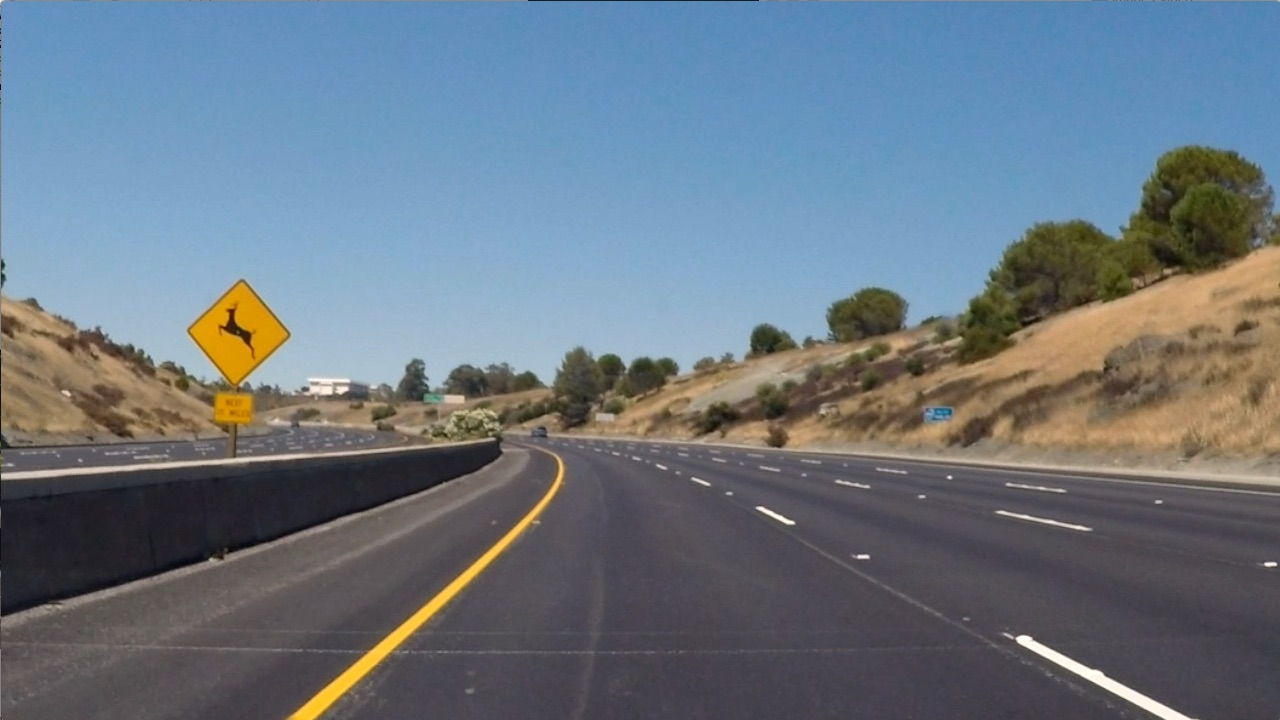
#> input picture CarND-Advanced-Lane-Lines/test_images/test2.jpg, 1280 x 720 px
$ python unwarp.py   (older library calls are emulated)
#> lines starting #> are read from the running program, lines starting #| are printed output that depends on the picture; after the words box and inside, x2 and y2 are one past the last pixel; in counts of white or black regions, pixels touching at a corner belong together
#> further down, img is the input picture: shape (720, 1280, 3); mean B, G, R 129.6, 118.8, 106.7
import numpy as np
import cv2
import matplotlib.pyplot as plt
import matplotlib.image as mpimg

# Define a function to return the magnitude of the gradient
# for a given sobel kernel size and threshold values
# [118 lines left out: function combine_thresh_debug, not called in this run]

# Define a function to return the magnitude of the gradient
# for a given sobel kernel size and threshold values
def combine_thresh(img, sobel_kernel=3, mag_thresh=(0, 255)):
    # Grayscale image
#> called with sobel_kernel = 21, mag_thresh = (150, 255)
    gray = cv2.cvtColor(img, cv2.COLOR_RGB2GRAY)
    # Take both Sobel x and y gradients
    sobelx = cv2.Sobel(gray, cv2.CV_64F, 1, 0, ksize=sobel_kernel)
    # print(sobelx)
    abs_sobel = np.absolute(sobelx)
    # print(abs_sobel)
    # print(np.max(abs_sobel))
    scaled_sobel = np.uint8(255 * abs_sobel / np.max(abs_sobel))
    # [4 lines of commented-out code are left out]

    sob_thres = np.copy(scaled_sobel)
    sob_thres[scaled_sobel < 50] = 0
    # plt.imshow(sob_thres, cmap='gray')
    # plt.show()
    # hist = cv2.calcHist([scaled_sobel], [0], None, [256], [0, 256])
    hist, bins = np.histogram(sob_thres.flatten(), 256, [50, 256])
#> hist = 256 values, max 879 at index 0, min 0 at index 5, mean 115; bins = 257 values from 50 to 256
    # [4 lines of commented-out code are left out]
    equ = cv2.equalizeHist(sob_thres)
    # plt.imshow(equ, cmap='gray')
    # plt.show()
    hist = cv2.calcHist([equ], [0], None, [256], [50, 256])
#> hist = 256 values, max 677 at index 11, min 0 at index 0, mean 93.42
    # plt.plot(hist)
    # plt.title('Histogram for gray scale picture')
    # plt.show()
    res = np.hstack((sob_thres, equ))
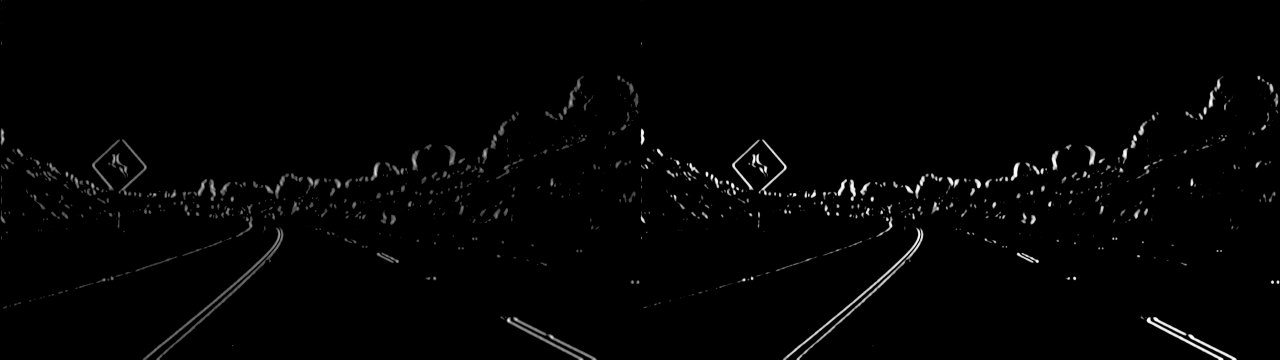
#> res: shape (720, 2560) (shown at 1/2 size); min 0, max 255, mean 3.4
    # plt.imshow(res, cmap='gray')
    # plt.show()
    equ_thres = np.copy(equ)
    equ_thres[equ < 128] = 0
#> equ_thres: shape (720, 1280); min 0, max 255, mean 3.1
    # plt.imshow(equ_thres, cmap='gray')
    # plt.show()
    sob_combine = np.copy(equ_thres)
    sob_combine[equ_thres < 128] = 128
    sob_combine = sob_combine - 128
    # plt.imshow(sob_combine, cmap='gray')
    # plt.show()

    hls = cv2.cvtColor(img, cv2.COLOR_RGB2HLS)
#> hls: shape (720, 1280, 3); mean of channels 0, 1, 2 80.2, 117.8, 63.7
    S = hls[:,:,2]
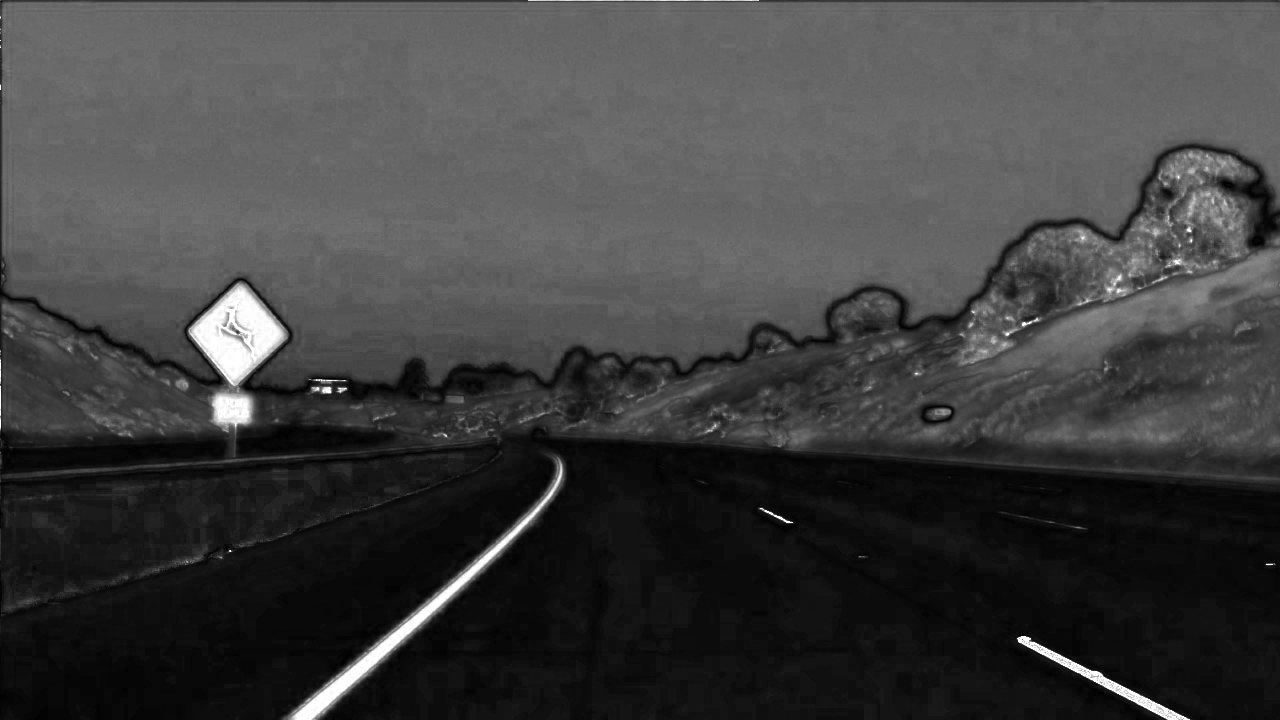
#> S: shape (720, 1280); min 0, max 255, mean 63.7
    # plt.imshow(S, cmap='gray')
    # plt.show()
    hist = cv2.calcHist([S], [0], None, [256], [0, 256])
#> hist = 256 values, max 47089 at index 103, min 0 at index 1, mean 3600
    # plt.plot(hist)
    # plt.title('Histogram for gray scale picture')
    # plt.show()
    s_thres = np.copy(S)
    s_thres[S < 120] = 0
    # plt.imshow(s_thres, cmap='gray')
    # plt.show()
    hist = cv2.calcHist([s_thres], [0], None, [256], [150, 256])
#> hist = 256 values, max 4026 at index 253, min 0 at index 1, mean 52.61
    # plt.plot(hist)
    # plt.title('Histogram for gray scale picture')
    # plt.show()
    s_combine = np.copy(s_thres)
    s_combine[s_thres < 128] = 128
    s_combine = s_combine - 128
    # plt.imshow(s_combine, cmap='gray')
    # plt.show()
    combined = sob_combine + s_combine
    # plt.imshow(combined, cmap='gray')
    # plt.show()

    com_binary = np.zeros_like(combined)
    com_binary[combined > 100] = 1
    # plt.imshow(com_binary, cmap='gray')
    # plt.show()

    # Return the binary image
    return com_binary

# Use color transforms, gradients, etc., to create a thresholded binary image.
# Define a function to return the magnitude of the gradient
# for a given sobel kernel size and threshold values
# [30 lines left out: function combine_thresh_color_sobel, not called in this run]


# Use color transforms, gradients, etc., to create a thresholded binary image.
# Read in an image
# Choose a Sobel kernel size
ksize = 21 # Choose a larger odd number to smooth gradient measurements

img = cv2.imread('test_images/test2.jpg')
# img = cv2.undistort(img, mtx, dist, None, mtx)
combine_binary = combine_thresh(img, sobel_kernel=ksize, mag_thresh=(150, 255))
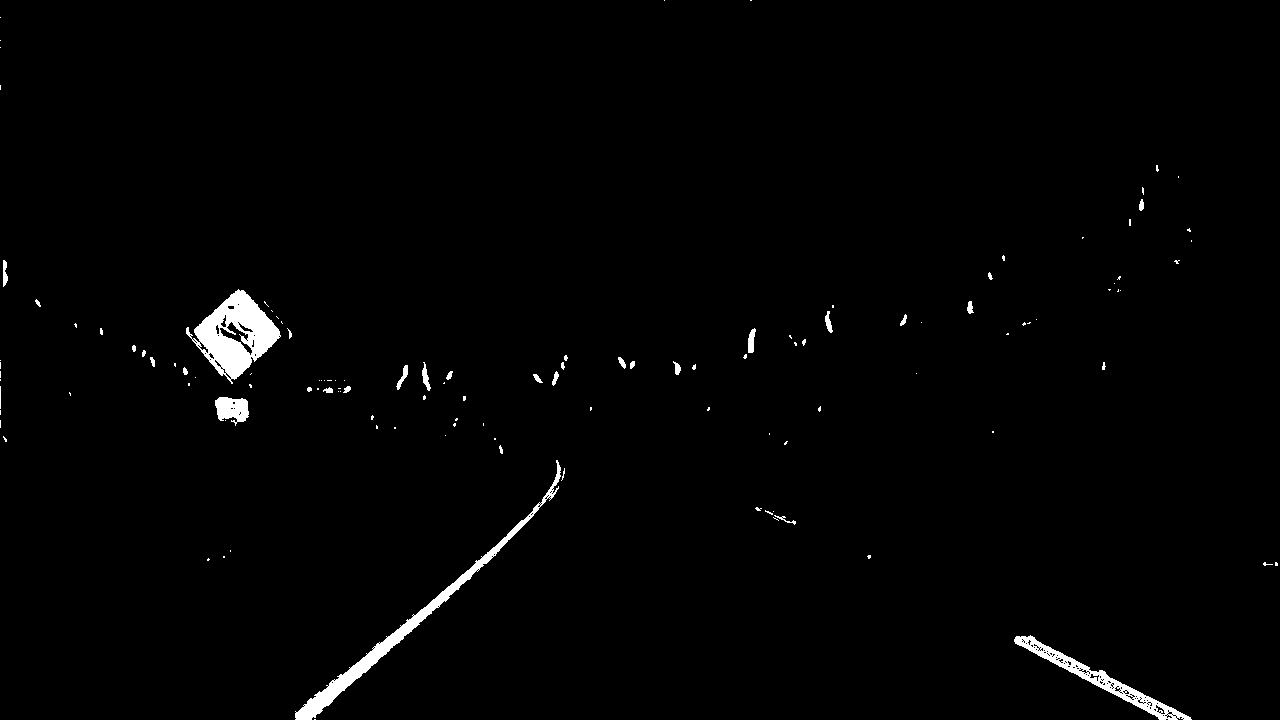
#> combine_binary: shape (720, 1280); values 0 (black) and 1 (white), 1.3% white; 125 white regions (92 under 20 px), largest, box (x1, y1, x2, y2) and area: (186, 289, 281, 384) 4160, (295, 460, 561, 720) 3400, (1014, 635, 1192, 720) 2154
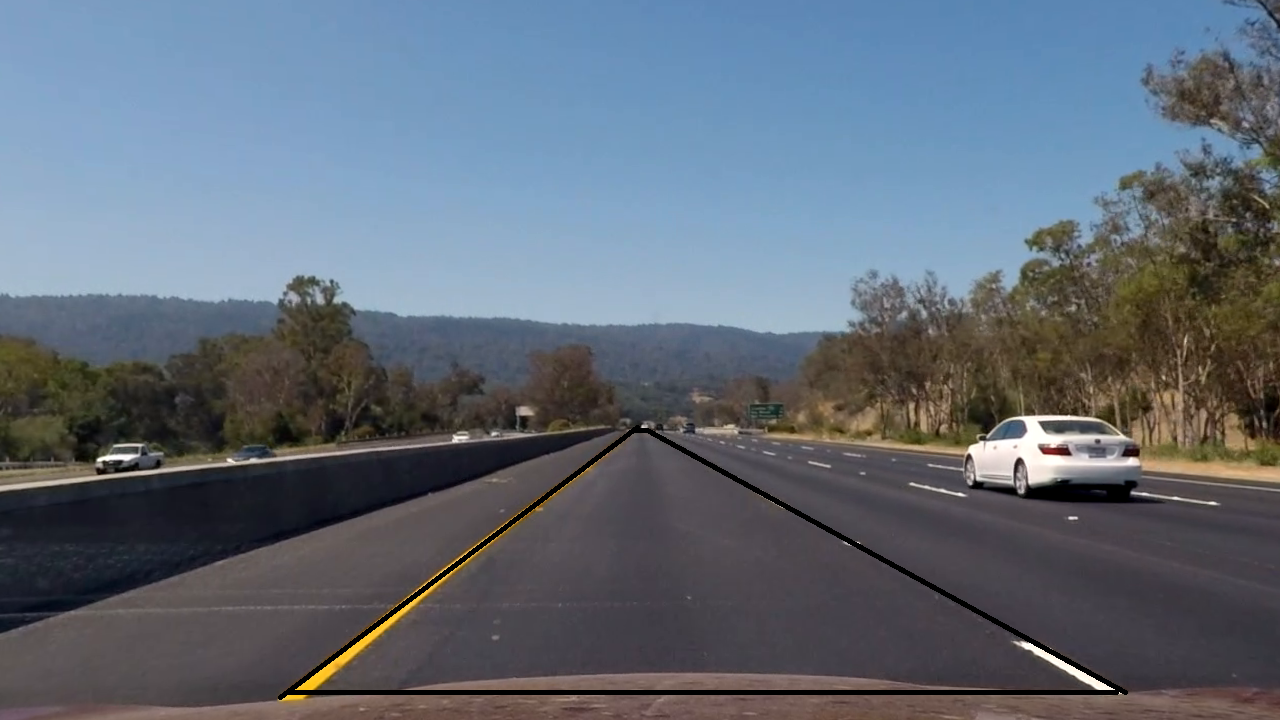
#> input picture CarND-Advanced-Lane-Lines/straight_line_corner.png, 1280 x 720 px
#> further down, img is the input picture: shape (720, 1280, 4) float32; mean R, G, B, A 0.38, 0.418, 0.464, 1
# plt.imshow(combine_binary, cmap='gray')
# plt.show()


# Apply a perspective transform to rectify binary image ("birds-eye view").
# Read in the saved camera matrix and distortion coefficients
# These are the arrays you calculated using cv2.calibrateCamera()
def unwarp(img):
    # Pass in your image into this function

    plt.imshow(img)
        # b) define 4 source points src = np.float32([[,],[,],[,],[,]])
             #Note: you could pick any four of the detected corners
             # as long as those four corners define a rectangle
             #One especially smart way to do this would be to use four well-chosen
             # corners that were automatically detected during the undistortion steps
             #We recommend using the automatic detection of corners in your code
    src = np.float32([[631,429], [650,429], [1126,690], [286,690]])
    src = np.float32([[590, 461], [708, 461], [1126, 690], [286, 690]])
    src = np.float32([[350, 640], [1033, 640], [1126, 690], [286, 690]])
    src = np.float32([[480, 540], [855, 540], [1126, 690], [286, 690]])
    src = np.float32([[590, 460], [715, 460], [1126, 690], [286, 690]])
    src = np.float32([[641, 425], [643, 425], [1126, 690], [286, 690]])
    src = np.float32([[590, 461], [708, 461], [1126, 690], [286, 690]])
        # c) define 4 destination points dst = np.float32([[,],[,],[,],[,]])
    print(img.shape)
#| (720, 1280, 4)
    width = img.shape[1]
#> width = 1280
    height = img.shape[0]
#> height = 720
    dst = np.float32([[286,0], [1126,0], [1126,height], [286,height]])
    dst = np.float32([[286, 500], [1126, 500], [1126, height], [286, height]])
    dst = np.float32([[0, 0], [760, 0], [760, 100], [0, 100]])
    dst = np.float32([[0, 0], [740, 0], [740, 150], [0, 150]])
    dst = np.float32([[0, 0], [300, 0], [300, 400], [0, 400]])
    dst = np.float32([[600, 550], [700, 550], [700, height], [600, height]])
    dst = np.float32([[600, 0], [700, 0], [700, height], [600, height]])
        # d) use cv2.getPerspectiveTransform() to get M, the transform matrix
    M = cv2.getPerspectiveTransform(src, dst)
    Minv = cv2.getPerspectiveTransform(dst, src)
        # e) use cv2.warpPerspective() to warp your image to a top-down view
    img_size = (width, height)
#> img_size = (1280, 720)
    # warped = cv2.warpPerspective(img, M, img_size, flags=cv2.INTER_LINEAR)
    warped = cv2.warpPerspective(img, M, (760,100))
    warped = cv2.warpPerspective(img, M, (740, 150))
#> warped: shape (150, 740, 4) float32
    warped = cv2.warpPerspective(img, M, (300, 400))
#> warped: shape (400, 300, 4) float32
    warped = cv2.warpPerspective(img, M, img_size, flags=cv2.INTER_LINEAR)
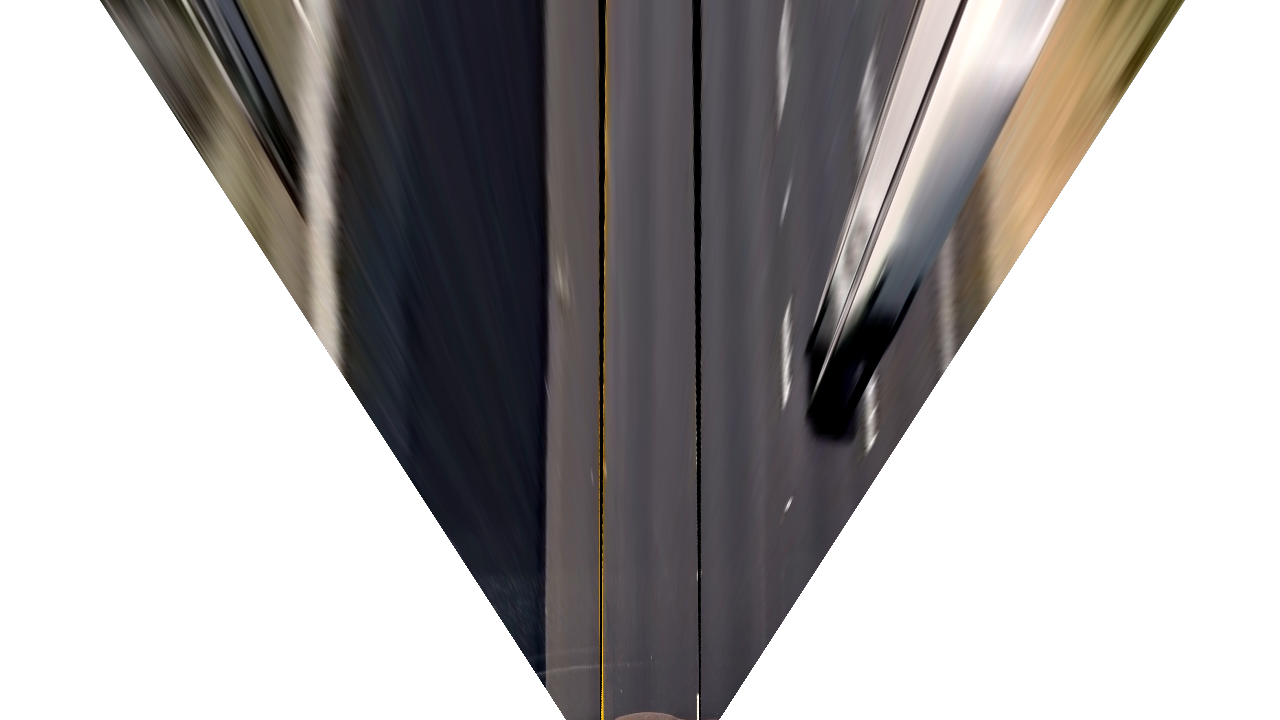
#> warped: shape (720, 1280, 4) float32; mean R, G, B, A 0.16, 0.149, 0.15, 0.484; transparent parts drawn white

    return warped, M, Minv

# Apply a perspective transform to rectify binary image ("birds-eye view").
img = mpimg.imread('straight_line_corner.png')
top_down_img, perspective_M, Minv = unwarp(img)
#> perspective_M = [[-0.0749, -1.52, 690], [2.02e-16, -1.98, 911.7], [3.9e-19, -0.00236, 1]]; Minv = [[1.18, -0.764, -118], [-1.92e-16, -0.506, 461], [-2.39e-19, -0.00119, 1]]
# [10 lines of commented-out code are left out]
from moviepy.editor import VideoFileClip
from IPython.display import HTML
#> (the run stopped early here; a loop or call above may not have finished)
